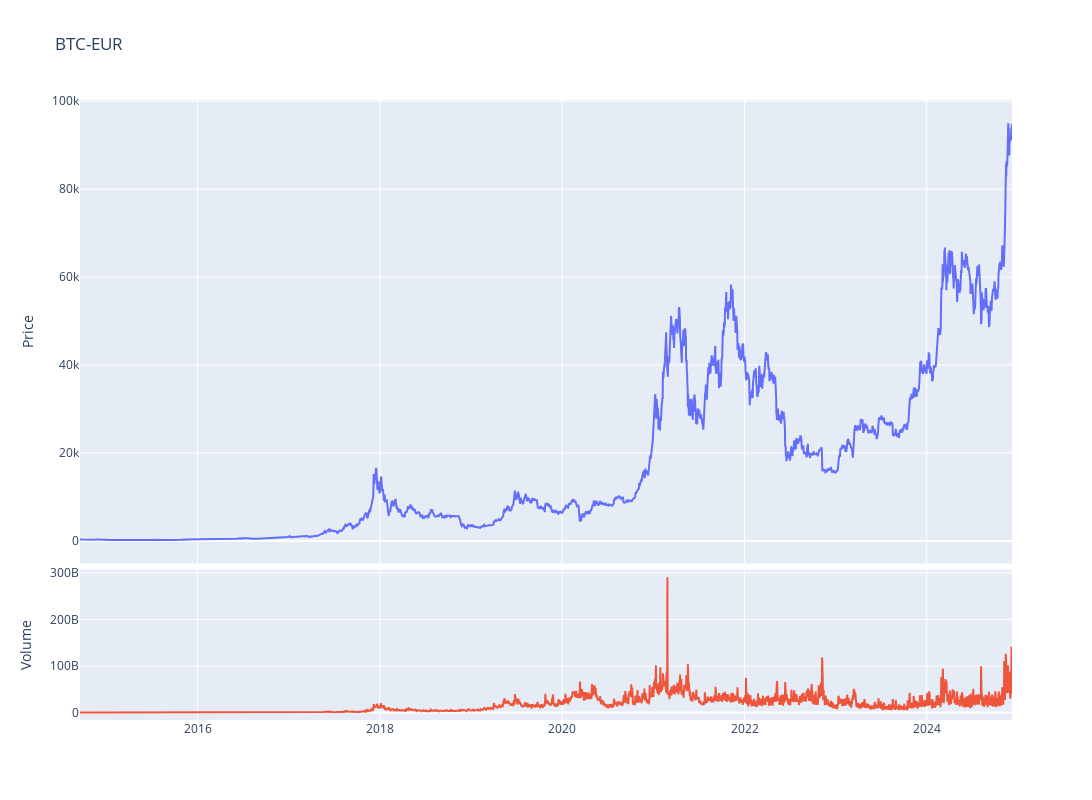

Notebook code cell kept with this figure:
### Code cell
fig = make_subplots(rows=4, cols=1,shared_xaxes=True,vertical_spacing=0.01,specs=[[{'rowspan':3,'colspan':1}],[None],[None],[{'rowspan':1,'colspan':1}]])

# Graph (1,1)
fig.add_trace(go.Scatter(x=stock_ticker.index,y=stock_ticker['Adj Close'],mode="lines",name=f"{ticker}"),row=1, col=1)
# Update xaxis properties
fig.update_yaxes(title_text="Price", row=1, col=1)

# Graph (4,1)
fig.add_trace(go.Scatter(x=stock_ticker.index,y=stock_ticker['Volume'],mode="lines",name='Volume'),row=4, col=1)
fig.update_yaxes(title_text="Volume", row=4, col=1)

fig.update_layout(height=800, width=1300,showlegend=False,title=f"{ticker}")

fig.show()

### Figure 1 — Plotly figure (JSON) as saved in the notebook; plotly's stock layout.template omitted (floating-point values rounded to 4 significant figures; data arrays with more than 128 entries replaced by an {"elided": "..."} marker saying what was removed)
{"data": [{"mode": "lines", "name": "BTC-EUR", "type": "scatter", "x": {"elided": "3736 str values"}, "xaxis": "x", "y": {"elided": "3736 float values"}, "yaxis": "y"}, {"mode": "lines", "name": "Volume", "type": "scatter", "x": {"elided": "3736 str values"}, "xaxis": "x2", "y": {"elided": "3736 int values"}, "yaxis": "y2"}], "layout": {"height": 800, "showlegend": false, "title": {"text": "BTC-EUR"}, "width": 1300, "xaxis": {"anchor": "y", "domain": [0, 1], "matches": "x2", "showticklabels": false}, "xaxis2": {"anchor": "y2", "domain": [0, 1]}, "yaxis": {"anchor": "x", "domain": [0.2525, 1], "title": {"text": "Price"}}, "yaxis2": {"anchor": "x2", "domain": [0, 0.2425], "title": {"text": "Volume"}}}}
